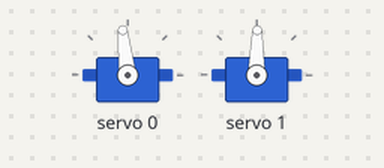
Simulated run of this sketch. Board: Arduino Uno, built with avr-gcc and run on an emulated ATmega328P. Parts: 2 × servo. What the sketch prints to the serial monitor is not drawn.

Above: at 0.1 s.
At 7.06 s:
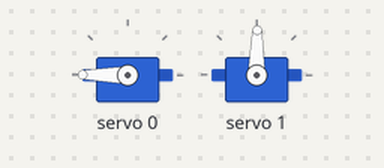
At 23.3 s:
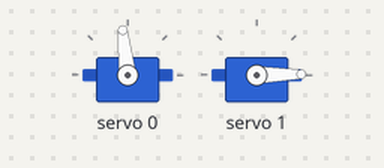
At 37.4 s:
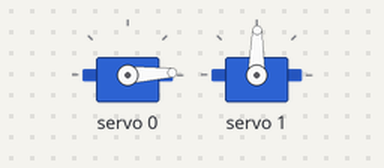
Timing chart, 0 to 39.9 s (numbered marks = the images above):
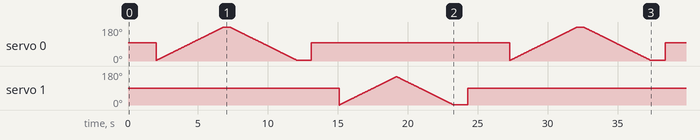

The sketch:

PanTiltServosAndServosControlerI2C.ino
```cpp
#include <Wire.h>
#include <Adafruit_PWMServoDriver.h>

// called this way, it uses the default address 0x40
Adafruit_PWMServoDriver pwm = Adafruit_PWMServoDriver();
// you can also call it with a different address you want
//Adafruit_PWMServoDriver pwm = Adafruit_PWMServoDriver(0x41);

// Depending on your servo make, the pulse width min and max may vary, you
// want these to be as small/large as possible without hitting the hard stop
// for max range. You'll have to tweak them as necessary to match the servos you
// have!
#define SERVO_0_MIN  140 // (gauche PoV) this is the 'minimum' pulse length count (out of 4096)
#define SERVO_0_MAX  610 // (droite PoV) this is the 'maximum' pulse length count (out of 4096)
#define SERVO_0_CENTER 376

#define SERVO_1_MIN  135 // this is the 'minimum' pulse length count (out of 4096)
#define SERVO_1_MAX  515 // (bas) this is the 'maximum' pulse length count (out of 4096)
#define SERVO_1_CENTER 360

void setup() {
  Serial.begin(9600);
  Serial.println("16 channel Servo test!");

  pwm.begin();

  pwm.setPWMFreq(60);  // Analog servos run at ~60 Hz updates
}

void loop() {
  pwm.setPWM(0, 0, 376);
  pwm.setPWM(1, 0, 360);
  delay(2000);
  // Drive each servo one at a time
  for (uint16_t pulselen = SERVO_0_MIN; pulselen < SERVO_0_MAX; pulselen++) {
    pwm.setPWM(0, 0, pulselen);
    delay(10);
  }
  for (uint16_t pulselen = SERVO_0_MAX; pulselen > SERVO_0_MIN; pulselen--) {
    pwm.setPWM(0, 0, pulselen);
    delay(10);
  }
  delay(1000);
  pwm.setPWM(0, 0, 376);

  delay(2000);

  for (uint16_t pulselen = SERVO_1_MIN; pulselen < SERVO_1_MAX; pulselen++) {
    pwm.setPWM(1, 0, pulselen);
    delay(10);
  }
  for (uint16_t pulselen = SERVO_1_MAX; pulselen > SERVO_1_MIN; pulselen--) {
    pwm.setPWM(1, 0, pulselen);
    delay(10);
  }
  delay(1000);
  pwm.setPWM(1, 0, 360);
  delay(1000);
}
```
